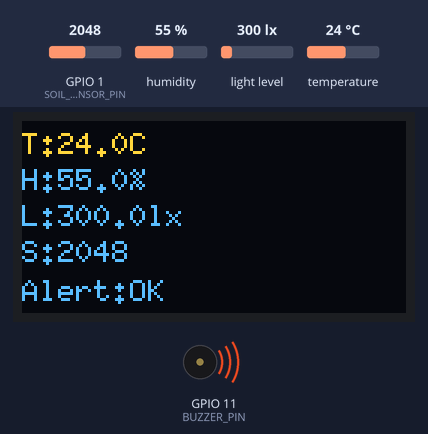
Simulated run of this sketch. Board: ESP32. Parts: 128×64 one-colour display, buzzer (waves = sounding, pin HIGH). The test bench sets the inputs (shaded band); at power-on: light level 300 lx, GPIO 1 (SOIL_SENSOR_PIN) = 2048, humidity 55 %, temperature 24 °C (analog values on the 0–4095 scale). The OLED is the two-colour kind (top 16 rows yellow); what the sketch prints to the serial monitor is not drawn.

Above: at 3.2 s.
3.3 s: light level set to 52 lx
At 6.9 s:
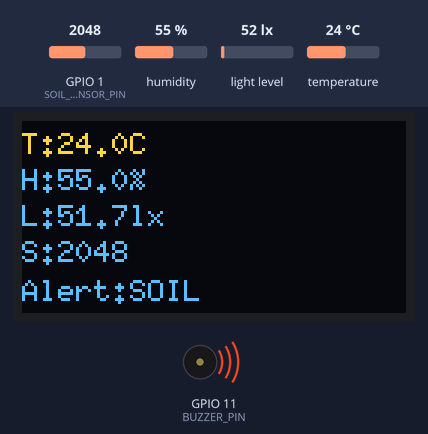
9.2 s: light level set to 46 lx
At 14.9 s:
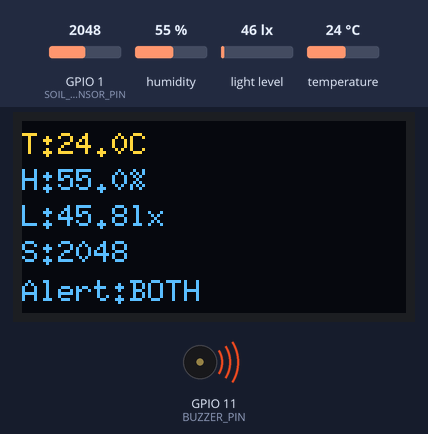
15.1 s: GPIO 1 (SOIL_SENSOR_PIN) set to 2543
At 16.9 s:
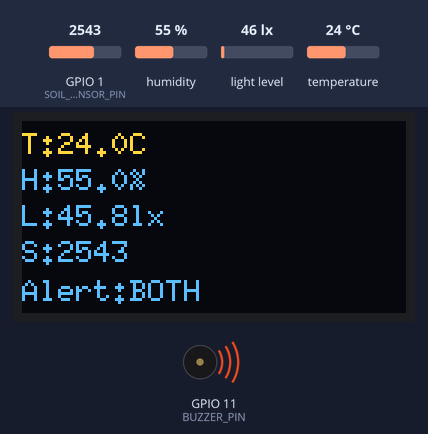
17.7 s: GPIO 1 (SOIL_SENSOR_PIN) set to 2644
At 23.3 s:
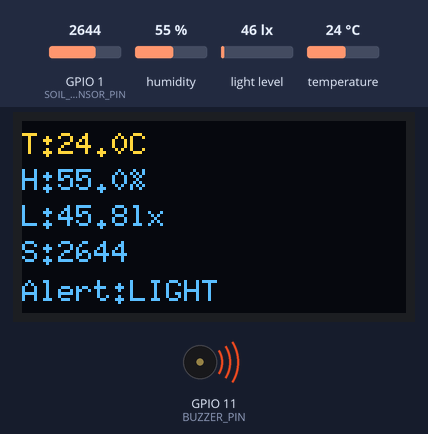
23.6 s: humidity set to 22 %
At 25.4 s:
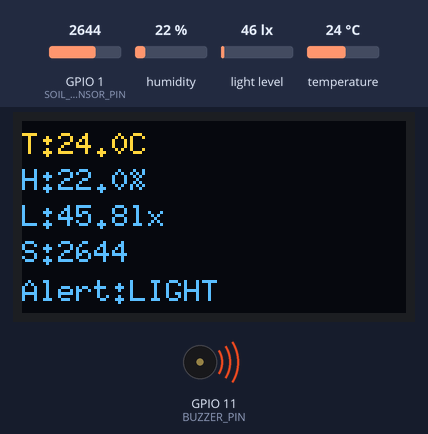
25.7 s: temperature set to 12 °C
At 26.9 s:
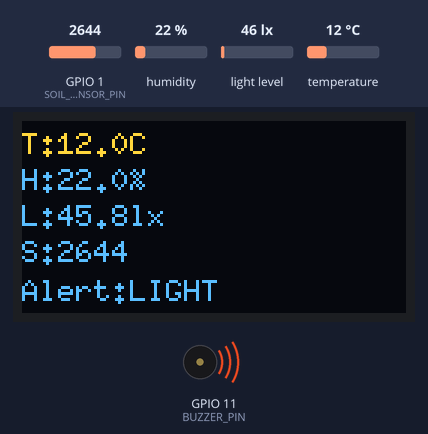
Timing chart, 0 to 28.7 s (numbered marks = the images above; inputs shaded):
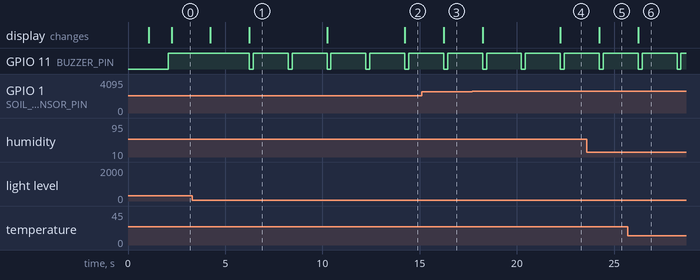

Measured:
- the behaviour switches between 50 and 49 lx on light level (found by bisection; images 1 and 2)
- the behaviour switches between 2599 and 2600 on GPIO 1 (SOIL_SENSOR_PIN) (found by bisection; images 3 and 4)
- after the input at 3.3 s, the display: first changes after 0.94 s (image 1 shows a later state)
- after the input at 9.2 s, the display: first changes after 1.0 s (image 2 shows a later state)
- after the input at 15.1 s, the display: changes after 1.1 s (image 3)
- after the input at 17.7 s, the display: first changes after 0.54 s (image 4 shows a later state)
- after the input at 23.6 s, the display: changes after 0.64 s (image 5)
- after the input at 25.7 s, the display: changes after 0.54 s (image 6)

The sketch:

sensor_oled_integration_test.ino
```cpp
#include <Arduino.h>
#include <Wire.h>
#include <Adafruit_SHT31.h>
#include <BH1750.h>
#include <U8g2lib.h>

constexpr uint8_t I2C_SDA_PIN = 8;
constexpr uint8_t I2C_SCL_PIN = 9;
constexpr uint8_t SOIL_SENSOR_PIN = 1;
constexpr uint8_t BUZZER_PIN = 11;
constexpr uint8_t SHT30_ADDRESS = 0x44;
constexpr uint8_t BH1750_ADDRESS = 0x23;
constexpr uint8_t OLED_ADDRESS = 0x3C;
constexpr uint32_t I2C_CLOCK_HZ = 100000;
constexpr unsigned long SERIAL_BAUD_RATE = 115200;
constexpr uint8_t ADC_RESOLUTION_BITS = 12;
constexpr uint16_t ADC_MAX_VALUE = 4095;
constexpr uint8_t SOIL_SAMPLE_COUNT = 20;
constexpr unsigned long SOIL_SAMPLE_DELAY = 5;
constexpr unsigned long SERIAL_STARTUP_DELAY = 1000;
constexpr unsigned long START_SCREEN_DELAY = 1000;
constexpr unsigned long SENSOR_SAMPLE_INTERVAL = 2000;
constexpr unsigned long BUZZER_INTERVAL = 2000;
constexpr unsigned long BUZZER_DURATION = 200;
constexpr float MIN_TEMPERATURE_C = -40.0F;
constexpr float MAX_TEMPERATURE_C = 125.0F;
constexpr float MIN_HUMIDITY = 0.0F;
constexpr float MAX_HUMIDITY = 100.0F;
constexpr float LOW_LIGHT_THRESHOLD_LX = 50.0F;
constexpr uint16_t DRY_SOIL_THRESHOLD_ADC = 2600;
constexpr uint8_t ALERT_CONFIRM_COUNT = 3;

struct SensorData {
  float temperatureC;
  float humidity;
  float lightLux;
  uint16_t soilAdc;
  bool temperatureValid;
  bool humidityValid;
  bool lightValid;
  bool soilValid;
};

enum class AlertState : uint8_t {
  OK,
  LIGHT,
  SOIL,
  BOTH
};

Adafruit_SHT31 sht30(&Wire);
BH1750 lightMeter;
U8G2_SH1106_128X64_NONAME_F_HW_I2C oled(U8G2_R0, U8X8_PIN_NONE);

bool sht30Initialized = false;
bool bh1750Initialized = false;
bool lowLightAlertActive = false;
bool drySoilAlertActive = false;
bool buzzerPulseActive = false;
uint8_t lowLightFaultCount = 0;
uint8_t lowLightNormalCount = 0;
uint8_t drySoilFaultCount = 0;
uint8_t drySoilNormalCount = 0;
unsigned long lastSensorReadAt = 0;
unsigned long lastBuzzerPulseAt = 0;
unsigned long buzzerPulseStartedAt = 0;

/**
 * 在 OLED 上显示传感器集成程序的启动画面。
 */
void showStartScreen() {
  oled.clearBuffer();
  oled.setFont(u8g2_font_6x10_tf);
  oled.setCursor(13, 27);
  oled.print("Sensor Integration");
  oled.setCursor(37, 43);
  oled.print("Starting...");
  oled.sendBuffer();
}

/**
 * 读取并校验 SHT30 温湿度数据。
 *
 * @param data 保存本轮温度、湿度及其有效状态的数据结构。
 */
void readSht30(SensorData &data) {
  data.temperatureValid = false;
  data.humidityValid = false;

  if (!sht30Initialized) {
    return;
  }

  data.temperatureC = sht30.readTemperature();
  data.humidity = sht30.readHumidity();
  data.temperatureValid = !isnan(data.temperatureC) &&
                          data.temperatureC >= MIN_TEMPERATURE_C &&
                          data.temperatureC <= MAX_TEMPERATURE_C;
  data.humidityValid = !isnan(data.humidity) &&
                       data.humidity >= MIN_HUMIDITY &&
                       data.humidity <= MAX_HUMIDITY;
}

/**
 * 读取并校验 BH1750 光照数据。
 *
 * @param data 保存本轮光照值及其有效状态的数据结构。
 */
void readBh1750(SensorData &data) {
  data.lightValid = false;

  if (!bh1750Initialized) {
    return;
  }

  data.lightLux = lightMeter.readLightLevel();
  data.lightValid = !isnan(data.lightLux) && data.lightLux >= 0.0F;
}

/**
 * 连续采集土壤传感器 ADC，并计算本轮平均值。
 *
 * @param data 保存本轮土壤 ADC 平均值及其有效状态的数据结构。
 */
void readSoilAdc(SensorData &data) {
  uint32_t total = 0;
  bool samplesValid = true;

  for (uint8_t index = 0; index < SOIL_SAMPLE_COUNT; index++) {
    const int rawValue = analogRead(SOIL_SENSOR_PIN);
    if (rawValue < 0 || rawValue > ADC_MAX_VALUE) {
      samplesValid = false;
    } else {
      total += static_cast<uint16_t>(rawValue);
    }
    delay(SOIL_SAMPLE_DELAY);
  }

  data.soilValid = samplesValid;
  if (samplesValid) {
    data.soilAdc = total / SOIL_SAMPLE_COUNT;
  }
}

/**
 * 采集一轮全部传感器数据。
 *
 * @return 包含四项读数及各自有效状态的数据结构。
 */
SensorData readSensors() {
  SensorData data = {};

  readSht30(data);
  readBh1750(data);
  readSoilAdc(data);
  return data;
}

/**
 * 更新单项告警的防抖状态。
 *
 * @param measurementValid 本轮测量是否有效。
 * @param abnormal 本轮是否满足异常条件。
 * @param faultCount 连续异常计数。
 * @param normalCount 连续正常计数。
 * @param alertActive 稳定告警状态。
 */
void updateAlertFlag(
  bool measurementValid,
  bool abnormal,
  uint8_t &faultCount,
  uint8_t &normalCount,
  bool &alertActive
) {
  if (!measurementValid) {
    return;
  }

  if (abnormal) {
    normalCount = 0;
    if (faultCount < ALERT_CONFIRM_COUNT) {
      faultCount++;
    }
    if (faultCount >= ALERT_CONFIRM_COUNT) {
      alertActive = true;
    }
    return;
  }

  faultCount = 0;
  if (normalCount < ALERT_CONFIRM_COUNT) {
    normalCount++;
  }
  if (normalCount >= ALERT_CONFIRM_COUNT) {
    alertActive = false;
  }
}

/**
 * 根据当前传感器读数更新低光照和土壤偏干告警状态。
 *
 * @param data 当前一轮传感器读数和有效状态。
 * @return 更新后的综合告警状态。
 */
AlertState updateAlertState(const SensorData &data) {
  updateAlertFlag(
    data.lightValid,
    data.lightValid && data.lightLux < LOW_LIGHT_THRESHOLD_LX,
    lowLightFaultCount,
    lowLightNormalCount,
    lowLightAlertActive
  );
  updateAlertFlag(
    data.soilValid,
    data.soilValid && data.soilAdc < DRY_SOIL_THRESHOLD_ADC,
    drySoilFaultCount,
    drySoilNormalCount,
    drySoilAlertActive
  );

  if (lowLightAlertActive && drySoilAlertActive) {
    return AlertState::BOTH;
  }
  if (lowLightAlertActive) {
    return AlertState::LIGHT;
  }
  if (drySoilAlertActive) {
    return AlertState::SOIL;
  }
  return AlertState::OK;
}

/**
 * 获取综合告警状态的显示文本。
 *
 * @param state 当前综合告警状态。
 * @return 用于串口和 OLED 显示的状态文本。
 */
const char *alertStateText(AlertState state) {
  switch (state) {
    case AlertState::LIGHT:
      return "LIGHT";
    case AlertState::SOIL:
      return "SOIL";
    case AlertState::BOTH:
      return "BOTH";
    case AlertState::OK:
    default:
      return "OK";
  }
}

/**
 * 初始化低电平触发蜂鸣器并保持静音。
 */
void initializeBuzzer() {
  pinMode(BUZZER_PIN, INPUT_PULLUP);
  digitalWrite(BUZZER_PIN, HIGH);
  pinMode(BUZZER_PIN, OUTPUT);
  digitalWrite(BUZZER_PIN, HIGH);
}

/**
 * 依据告警状态非阻塞控制蜂鸣器短鸣。
 *
 * @param state 当前综合告警状态。
 */
void updateBuzzer(AlertState state) {
  const unsigned long now = millis();

  if (state == AlertState::OK) {
    digitalWrite(BUZZER_PIN, HIGH);
    buzzerPulseActive = false;
    return;
  }

  if (buzzerPulseActive) {
    if (now - buzzerPulseStartedAt >= BUZZER_DURATION) {
      digitalWrite(BUZZER_PIN, HIGH);
      buzzerPulseActive = false;
    }
    return;
  }

  if (now - lastBuzzerPulseAt >= BUZZER_INTERVAL) {
    digitalWrite(BUZZER_PIN, LOW);
    buzzerPulseActive = true;
    buzzerPulseStartedAt = now;
    lastBuzzerPulseAt = now;
  }
}

/**
 * 将一轮传感器数据和告警状态输出到串口。
 *
 * @param sampleNumber 当前采样编号。
 * @param data 当前一轮传感器读数和有效状态。
 * @param state 当前综合告警状态。
 */
void printSensorData(
  unsigned long sampleNumber,
  const SensorData &data,
  AlertState state
) {
  Serial.printf("Sample #%lu\n", sampleNumber);

  Serial.print("Temperature: ");
  if (data.temperatureValid) {
    Serial.printf("%.1f C\n", data.temperatureC);
  } else {
    Serial.println("invalid");
  }

  Serial.print("Humidity: ");
  if (data.humidityValid) {
    Serial.printf("%.1f %%\n", data.humidity);
  } else {
    Serial.println("invalid");
  }

  Serial.print("Light: ");
  if (data.lightValid) {
    Serial.printf("%.1f lx\n", data.lightLux);
  } else {
    Serial.println("invalid");
  }

  Serial.print("Soil ADC: ");
  if (data.soilValid) {
    Serial.println(data.soilAdc);
  } else {
    Serial.println("invalid");
  }

  Serial.print("Alert: ");
  Serial.println(alertStateText(state));
  Serial.println();
}

/**
 * 在 OLED 上显示一轮传感器数据和当前告警状态。
 *
 * @param data 当前一轮传感器读数和有效状态。
 * @param state 当前综合告警状态。
 */
void displaySensorData(const SensorData &data, AlertState state) {
  oled.clearBuffer();
  oled.setFont(u8g2_font_6x10_tf);

  oled.setCursor(0, 11);
  oled.print("T:");
  if (data.temperatureValid) {
    oled.print(data.temperatureC, 1);
    oled.print("C");
  } else {
    oled.print("--");
  }

  oled.setCursor(0, 23);
  oled.print("H:");
  if (data.humidityValid) {
    oled.print(data.humidity, 1);
    oled.print("%");
  } else {
    oled.print("--");
  }

  oled.setCursor(0, 35);
  oled.print("L:");
  if (data.lightValid) {
    oled.print(data.lightLux, 1);
    oled.print("lx");
  } else {
    oled.print("--");
  }

  oled.setCursor(0, 47);
  oled.print("S:");
  if (data.soilValid) {
    oled.print(data.soilAdc);
  } else {
    oled.print("--");
  }

  oled.setCursor(0, 60);
  oled.print("Alert:");
  oled.print(alertStateText(state));
  oled.sendBuffer();
}

/**
 * 依次初始化串口、I2C、OLED、传感器、ADC 和蜂鸣器。
 */
void setup() {
  Serial.begin(SERIAL_BAUD_RATE);
  delay(SERIAL_STARTUP_DELAY);
  Serial.println("Sensor and OLED integration test starting.");

  Wire.begin(I2C_SDA_PIN, I2C_SCL_PIN);
  Wire.setClock(I2C_CLOCK_HZ);
  Serial.println("I2C initialized: SDA GPIO8, SCL GPIO9, 100 kHz.");

  oled.setI2CAddress(OLED_ADDRESS << 1);
  oled.begin();
  showStartScreen();
  Serial.println("SH1106 OLED initialized at address 0x3C.");
  delay(START_SCREEN_DELAY);

  sht30Initialized = sht30.begin(SHT30_ADDRESS);
  Serial.printf(
    "SHT30 initialization at address 0x44: %s\n",
    sht30Initialized ? "OK" : "failed"
  );

  bh1750Initialized = lightMeter.begin(
    BH1750::CONTINUOUS_HIGH_RES_MODE,
    BH1750_ADDRESS,
    &Wire
  );
  Serial.printf(
    "BH1750 initialization at address 0x23: %s\n",
    bh1750Initialized ? "OK" : "failed"
  );

  analogReadResolution(ADC_RESOLUTION_BITS);
  analogSetPinAttenuation(SOIL_SENSOR_PIN, ADC_11db);
  Serial.println("Soil ADC initialized: GPIO1, 12-bit, ADC_11db.");

  initializeBuzzer();
  Serial.println("Buzzer initialized: GPIO11, active LOW.");
  Serial.println();

  lastSensorReadAt = millis() - SENSOR_SAMPLE_INTERVAL;
}

/**
 * 每两秒采集并显示传感器数据，同时持续更新蜂鸣器短鸣状态。
 */
void loop() {
  static unsigned long sampleNumber = 1;
  static AlertState alertState = AlertState::OK;

  updateBuzzer(alertState);

  const unsigned long now = millis();
  if (now - lastSensorReadAt < SENSOR_SAMPLE_INTERVAL) {
    return;
  }

  lastSensorReadAt = now;
  const SensorData data = readSensors();
  alertState = updateAlertState(data);

  printSensorData(sampleNumber, data, alertState);
  displaySensorData(data, alertState);
  sampleNumber++;
  updateBuzzer(alertState);
}
```
